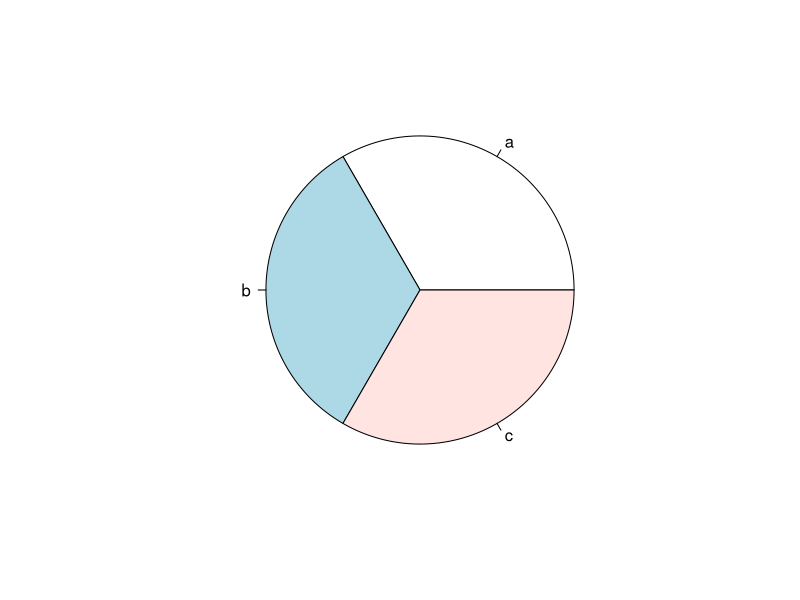
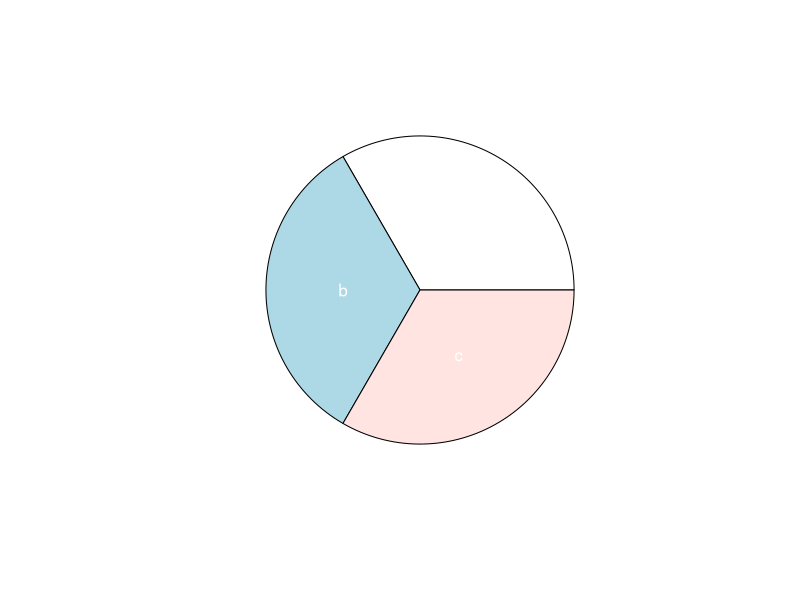
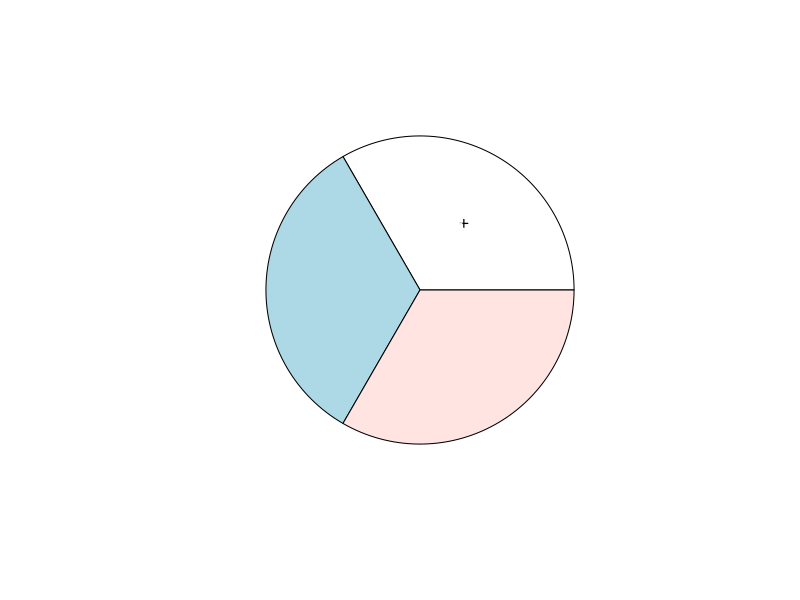

Write the R code that produced these figures, in order.
pie2 = function (x, labels = names(x), edges = 200, radius = 0.8, clockwise = FALSE, 
          init.angle = if (clockwise) 90 else 0, density = NULL, angle = 45, 
          col = NULL, border = NULL, lty = NULL, main = NULL, line_length = 1.05, text_center = 1.1, textcol = 1, doubleplot_text=FALSE, ...) 
{
  if (!is.numeric(x) || any(is.na(x) | x < 0)) 
    stop("'x' values must be positive.")
  if (is.null(labels)) 
    labels <- as.character(seq_along(x))
  else labels <- as.graphicsAnnot(labels)
  x <- c(0, cumsum(x)/sum(x))
  dx <- diff(x)
  nx <- length(dx)
  plot.new()
  pin <- par("pin")
  xlim <- ylim <- c(-1, 1)
  if (pin[1L] > pin[2L]) 
    xlim <- (pin[1L]/pin[2L]) * xlim
  else ylim <- (pin[2L]/pin[1L]) * ylim
  dev.hold()
  on.exit(dev.flush())
  plot.window(xlim, ylim, "", asp = 1)
  if (is.null(col)) 
    col <- if (is.null(density)) 
      c("white", "lightblue", "mistyrose", 
        "lightcyan", "lavender", "cornsilk")
  else par("fg")
  if (!is.null(col)) 
    col <- rep_len(col, nx)
  if (!is.null(border)) 
    border <- rep_len(border, nx)
  if (!is.null(lty)) 
    lty <- rep_len(lty, nx)
  angle <- rep(angle, nx)
  if (!is.null(density)) 
    density <- rep_len(density, nx)
  twopi <- if (clockwise) 
    -2 * pi
  else 2 * pi
  t2xy <- function(t) {
    t2p <- twopi * t + init.angle * pi/180
    list(x = radius * cos(t2p), y = radius * sin(t2p))
  }
  for (i in 1L:nx) {
    n <- max(2, floor(edges * dx[i]))
    P <- t2xy(seq.int(x[i], x[i + 1], length.out = n))
    polygon(c(P$x, 0), c(P$y, 0), density = density[i], angle = angle[i], 
            border = border[i], col = col[i], lty = lty[i])
    P <- t2xy(mean(x[i + 0:1]))
    lab <- as.character(labels[i])
    if (!is.na(lab) && nzchar(lab)) {
      #lines(c(1, line_length) * P$x, c(1, line_length) * P$y)
      if(doubleplot_text) {
        text(text_center * P$x, text_center * P$y, labels[i], xpd = TRUE, 
             adj = ifelse(P$x < 0, 1, 0), cex = 1.1, col = 1, ...)
      }
      text(text_center * P$x, text_center * P$y, labels[i], xpd = TRUE, 
           #adj = ifelse(P$x < 0, 1, 0),
           col = textcol, ...)
    }
  }
  title(main = main, ...)
  invisible(NULL)
}

pie(c(1,1,1), lab = letters[1:3])
pie2(c(1,1,1), lab = letters[1:3], line_length = 1, text_center = 0.5, textcol = "white")
pie2(c(1,1,1), lab = "+", line_length = 1, text_center = 0.5, textcol = "white", doubleplot_text = TRUE)
